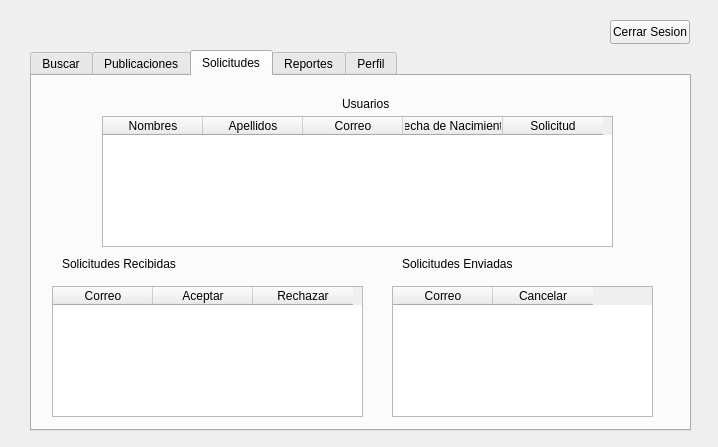
<?xml version="1.0" encoding="UTF-8"?>
<ui version="4.0">
 <class>user</class>
 <widget class="QDialog" name="user">
  <property name="geometry">
   <rect>
    <x>0</x>
    <y>0</y>
    <width>718</width>
    <height>447</height>
   </rect>
  </property>
  <property name="windowTitle">
   <string>Dialog</string>
  </property>
  <widget class="QTabWidget" name="tabWidget">
   <property name="geometry">
    <rect>
     <x>30</x>
     <y>50</y>
     <width>661</width>
     <height>381</height>
    </rect>
   </property>
   <property name="currentIndex">
    <number>2</number>
   </property>
   <widget class="QWidget" name="buscarUser">
    <attribute name="title">
     <string>Buscar</string>
    </attribute>
    <widget class="QPushButton" name="buscarbtn">
     <property name="geometry">
      <rect>
       <x>240</x>
       <y>20</y>
       <width>80</width>
       <height>31</height>
      </rect>
     </property>
     <property name="text">
      <string>Buscar</string>
     </property>
    </widget>
    <widget class="QLabel" name="label_3">
     <property name="geometry">
      <rect>
       <x>110</x>
       <y>210</y>
       <width>51</width>
       <height>16</height>
      </rect>
     </property>
     <property name="styleSheet">
      <string notr="true">color: rgb(0, 0, 0)</string>
     </property>
     <property name="text">
      <string>Correo</string>
     </property>
    </widget>
    <widget class="QLabel" name="label_2">
     <property name="geometry">
      <rect>
       <x>110</x>
       <y>150</y>
       <width>61</width>
       <height>16</height>
      </rect>
     </property>
     <property name="styleSheet">
      <string notr="true">color: rgb(0, 0, 0)</string>
     </property>
     <property name="text">
      <string>Apellidos</string>
     </property>
    </widget>
    <widget class="QLabel" name="label">
     <property name="geometry">
      <rect>
       <x>110</x>
       <y>90</y>
       <width>51</width>
       <height>16</height>
      </rect>
     </property>
     <property name="styleSheet">
      <string notr="true">color: rgb(0, 0, 0)</string>
     </property>
     <property name="text">
      <string>Nombres</string>
     </property>
    </widget>
    <widget class="QLabel" name="label_4">
     <property name="geometry">
      <rect>
       <x>110</x>
       <y>270</y>
       <width>111</width>
       <height>16</height>
      </rect>
     </property>
     <property name="styleSheet">
      <string notr="true">color: rgb(0, 0, 0)</string>
     </property>
     <property name="text">
      <string>Fecha de nacimiento</string>
     </property>
    </widget>
    <widget class="QLineEdit" name="searchLine">
     <property name="geometry">
      <rect>
       <x>50</x>
       <y>20</y>
       <width>171</width>
       <height>31</height>
      </rect>
     </property>
    </widget>
    <widget class="QLineEdit" name="nameLine">
     <property name="geometry">
      <rect>
       <x>110</x>
       <y>110</y>
       <width>311</width>
       <height>24</height>
      </rect>
     </property>
    </widget>
    <widget class="QLineEdit" name="apellidoLine">
     <property name="geometry">
      <rect>
       <x>110</x>
       <y>170</y>
       <width>311</width>
       <height>24</height>
      </rect>
     </property>
    </widget>
    <widget class="QLineEdit" name="correoLine">
     <property name="geometry">
      <rect>
       <x>110</x>
       <y>230</y>
       <width>311</width>
       <height>24</height>
      </rect>
     </property>
    </widget>
    <widget class="QLineEdit" name="fechaLine">
     <property name="geometry">
      <rect>
       <x>110</x>
       <y>290</y>
       <width>311</width>
       <height>24</height>
      </rect>
     </property>
    </widget>
   </widget>
   <widget class="QWidget" name="publiUser">
    <attribute name="title">
     <string>Publicaciones</string>
    </attribute>
    <widget class="Line" name="line">
     <property name="geometry">
      <rect>
       <x>190</x>
       <y>0</y>
       <width>20</width>
       <height>351</height>
      </rect>
     </property>
     <property name="orientation">
      <enum>Qt::Orientation::Vertical</enum>
     </property>
    </widget>
    <widget class="QLabel" name="label_5">
     <property name="geometry">
      <rect>
       <x>10</x>
       <y>20</y>
       <width>49</width>
       <height>16</height>
      </rect>
     </property>
     <property name="text">
      <string>Fecha</string>
     </property>
    </widget>
    <widget class="QComboBox" name="comboBox">
     <property name="geometry">
      <rect>
       <x>20</x>
       <y>40</y>
       <width>121</width>
       <height>24</height>
      </rect>
     </property>
    </widget>
    <widget class="QPushButton" name="fechaBtn">
     <property name="geometry">
      <rect>
       <x>40</x>
       <y>70</y>
       <width>80</width>
       <height>24</height>
      </rect>
     </property>
     <property name="text">
      <string>fecha</string>
     </property>
    </widget>
    <widget class="QComboBox" name="comboBox_2">
     <property name="geometry">
      <rect>
       <x>70</x>
       <y>180</y>
       <width>121</width>
       <height>24</height>
      </rect>
     </property>
    </widget>
    <widget class="QLabel" name="label_6">
     <property name="geometry">
      <rect>
       <x>10</x>
       <y>160</y>
       <width>111</width>
       <height>16</height>
      </rect>
     </property>
     <property name="text">
      <string>Recorrido limitado</string>
     </property>
    </widget>
    <widget class="QPushButton" name="pushButton_3">
     <property name="geometry">
      <rect>
       <x>40</x>
       <y>250</y>
       <width>80</width>
       <height>24</height>
      </rect>
     </property>
     <property name="text">
      <string>PushButton</string>
     </property>
    </widget>
    <widget class="QComboBox" name="comboBox_3">
     <property name="geometry">
      <rect>
       <x>70</x>
       <y>210</y>
       <width>121</width>
       <height>24</height>
      </rect>
     </property>
    </widget>
    <widget class="QLabel" name="label_7">
     <property name="geometry">
      <rect>
       <x>20</x>
       <y>180</y>
       <width>49</width>
       <height>21</height>
      </rect>
     </property>
     <property name="text">
      <string>Orden</string>
     </property>
    </widget>
    <widget class="QLabel" name="label_8">
     <property name="geometry">
      <rect>
       <x>18</x>
       <y>210</y>
       <width>51</width>
       <height>20</height>
      </rect>
     </property>
     <property name="text">
      <string>Cantidad</string>
     </property>
    </widget>
    <widget class="QPushButton" name="creaPubliBtn">
     <property name="geometry">
      <rect>
       <x>230</x>
       <y>10</y>
       <width>141</width>
       <height>24</height>
      </rect>
     </property>
     <property name="text">
      <string>Crear nueva publicación</string>
     </property>
    </widget>
    <widget class="QScrollArea" name="scrollPubli">
     <property name="geometry">
      <rect>
       <x>240</x>
       <y>60</y>
       <width>381</width>
       <height>261</height>
      </rect>
     </property>
     <property name="widgetResizable">
      <bool>true</bool>
     </property>
     <widget class="QWidget" name="scrollAreaWidgetContents">
      <property name="geometry">
       <rect>
        <x>0</x>
        <y>0</y>
        <width>379</width>
        <height>259</height>
       </rect>
      </property>
     </widget>
    </widget>
   </widget>
   <widget class="QWidget" name="soliUser">
    <attribute name="title">
     <string>Solicitudes</string>
    </attribute>
    <widget class="QTableWidget" name="tableUsuario">
     <property name="geometry">
      <rect>
       <x>70</x>
       <y>40</y>
       <width>511</width>
       <height>131</height>
      </rect>
     </property>
     <column>
      <property name="text">
       <string>Nombres</string>
      </property>
     </column>
     <column>
      <property name="text">
       <string>Apellidos</string>
      </property>
     </column>
     <column>
      <property name="text">
       <string>Correo</string>
      </property>
     </column>
     <column>
      <property name="text">
       <string>Fecha de Nacimiento</string>
      </property>
     </column>
     <column>
      <property name="text">
       <string>Solicitud</string>
      </property>
     </column>
    </widget>
    <widget class="QTableWidget" name="tableRecibidas">
     <property name="geometry">
      <rect>
       <x>20</x>
       <y>210</y>
       <width>311</width>
       <height>131</height>
      </rect>
     </property>
     <column>
      <property name="text">
       <string>Correo</string>
      </property>
     </column>
     <column>
      <property name="text">
       <string>Aceptar</string>
      </property>
     </column>
     <column>
      <property name="text">
       <string>Rechazar</string>
      </property>
     </column>
    </widget>
    <widget class="QTableWidget" name="tableEnviadas">
     <property name="geometry">
      <rect>
       <x>360</x>
       <y>210</y>
       <width>261</width>
       <height>131</height>
      </rect>
     </property>
     <column>
      <property name="text">
       <string>Correo</string>
      </property>
     </column>
     <column>
      <property name="text">
       <string>Cancelar</string>
      </property>
     </column>
    </widget>
    <widget class="QLabel" name="label_14">
     <property name="geometry">
      <rect>
       <x>310</x>
       <y>20</y>
       <width>49</width>
       <height>16</height>
      </rect>
     </property>
     <property name="text">
      <string>Usuarios</string>
     </property>
    </widget>
    <widget class="QLabel" name="label_15">
     <property name="geometry">
      <rect>
       <x>30</x>
       <y>180</y>
       <width>121</width>
       <height>16</height>
      </rect>
     </property>
     <property name="text">
      <string>Solicitudes Recibidas</string>
     </property>
    </widget>
    <widget class="QLabel" name="label_16">
     <property name="geometry">
      <rect>
       <x>370</x>
       <y>180</y>
       <width>121</width>
       <height>16</height>
      </rect>
     </property>
     <property name="text">
      <string>Solicitudes Enviadas</string>
     </property>
    </widget>
   </widget>
   <widget class="QWidget" name="reporUser">
    <attribute name="title">
     <string>Reportes</string>
    </attribute>
    <widget class="QTableWidget" name="tableWidget_4">
     <property name="geometry">
      <rect>
       <x>300</x>
       <y>40</y>
       <width>311</width>
       <height>121</height>
      </rect>
     </property>
     <column>
      <property name="text">
       <string>Fecha</string>
      </property>
     </column>
     <column>
      <property name="text">
       <string>Usuario</string>
      </property>
     </column>
     <column>
      <property name="text">
       <string>No. Comentarios</string>
      </property>
     </column>
    </widget>
    <widget class="QTableWidget" name="tableWidget_5">
     <property name="geometry">
      <rect>
       <x>40</x>
       <y>40</y>
       <width>221</width>
       <height>121</height>
      </rect>
     </property>
     <column>
      <property name="text">
       <string>Fecha</string>
      </property>
     </column>
     <column>
      <property name="text">
       <string>Cant. Publicacion</string>
      </property>
     </column>
    </widget>
    <widget class="QPushButton" name="pushButton_7">
     <property name="geometry">
      <rect>
       <x>250</x>
       <y>180</y>
       <width>111</width>
       <height>24</height>
      </rect>
     </property>
     <property name="text">
      <string>Generar Reportes</string>
     </property>
    </widget>
   </widget>
   <widget class="QWidget" name="perfilUser">
    <attribute name="title">
     <string>Perfil</string>
    </attribute>
    <widget class="QPushButton" name="modificarBtn">
     <property name="geometry">
      <rect>
       <x>500</x>
       <y>130</y>
       <width>111</width>
       <height>24</height>
      </rect>
     </property>
     <property name="text">
      <string>Modificar Datos</string>
     </property>
    </widget>
    <widget class="QPushButton" name="eliminarBtn">
     <property name="geometry">
      <rect>
       <x>500</x>
       <y>190</y>
       <width>111</width>
       <height>24</height>
      </rect>
     </property>
     <property name="text">
      <string>Eliminar Cuentas</string>
     </property>
    </widget>
    <widget class="Line" name="line_2">
     <property name="geometry">
      <rect>
       <x>450</x>
       <y>0</y>
       <width>20</width>
       <height>351</height>
      </rect>
     </property>
     <property name="orientation">
      <enum>Qt::Orientation::Vertical</enum>
     </property>
    </widget>
    <widget class="QLabel" name="label_10">
     <property name="geometry">
      <rect>
       <x>30</x>
       <y>90</y>
       <width>61</width>
       <height>16</height>
      </rect>
     </property>
     <property name="styleSheet">
      <string notr="true">color: rgb(0, 0, 0)</string>
     </property>
     <property name="text">
      <string>Apellidos</string>
     </property>
    </widget>
    <widget class="QLabel" name="label_12">
     <property name="geometry">
      <rect>
       <x>30</x>
       <y>210</y>
       <width>111</width>
       <height>16</height>
      </rect>
     </property>
     <property name="styleSheet">
      <string notr="true">color: rgb(0, 0, 0)</string>
     </property>
     <property name="text">
      <string>Contraseña</string>
     </property>
    </widget>
    <widget class="QLabel" name="label_11">
     <property name="geometry">
      <rect>
       <x>30</x>
       <y>150</y>
       <width>51</width>
       <height>16</height>
      </rect>
     </property>
     <property name="styleSheet">
      <string notr="true">color: rgb(0, 0, 0)</string>
     </property>
     <property name="text">
      <string>Correo</string>
     </property>
    </widget>
    <widget class="QLabel" name="label_13">
     <property name="geometry">
      <rect>
       <x>30</x>
       <y>270</y>
       <width>111</width>
       <height>16</height>
      </rect>
     </property>
     <property name="styleSheet">
      <string notr="true">color: rgb(0, 0, 0)</string>
     </property>
     <property name="text">
      <string>Fecha de nacimiento</string>
     </property>
    </widget>
    <widget class="QLabel" name="label_9">
     <property name="geometry">
      <rect>
       <x>30</x>
       <y>30</y>
       <width>51</width>
       <height>16</height>
      </rect>
     </property>
     <property name="styleSheet">
      <string notr="true">color: rgb(0, 0, 0)</string>
     </property>
     <property name="text">
      <string>Nombres</string>
     </property>
    </widget>
    <widget class="QLineEdit" name="nameEdit">
     <property name="geometry">
      <rect>
       <x>30</x>
       <y>50</y>
       <width>351</width>
       <height>24</height>
      </rect>
     </property>
    </widget>
    <widget class="QLineEdit" name="apellidoEdit">
     <property name="geometry">
      <rect>
       <x>30</x>
       <y>110</y>
       <width>351</width>
       <height>24</height>
      </rect>
     </property>
    </widget>
    <widget class="QLineEdit" name="correoEdit">
     <property name="geometry">
      <rect>
       <x>30</x>
       <y>170</y>
       <width>351</width>
       <height>24</height>
      </rect>
     </property>
    </widget>
    <widget class="QLineEdit" name="passEdit">
     <property name="geometry">
      <rect>
       <x>30</x>
       <y>230</y>
       <width>351</width>
       <height>24</height>
      </rect>
     </property>
    </widget>
    <widget class="QLineEdit" name="fechaEdit">
     <property name="geometry">
      <rect>
       <x>30</x>
       <y>300</y>
       <width>351</width>
       <height>24</height>
      </rect>
     </property>
    </widget>
   </widget>
  </widget>
  <widget class="QPushButton" name="logoutbtn">
   <property name="geometry">
    <rect>
     <x>610</x>
     <y>20</y>
     <width>80</width>
     <height>24</height>
    </rect>
   </property>
   <property name="text">
    <string>Cerrar Sesion</string>
   </property>
  </widget>
 </widget>
 <resources/>
 <connections/>
</ui>
